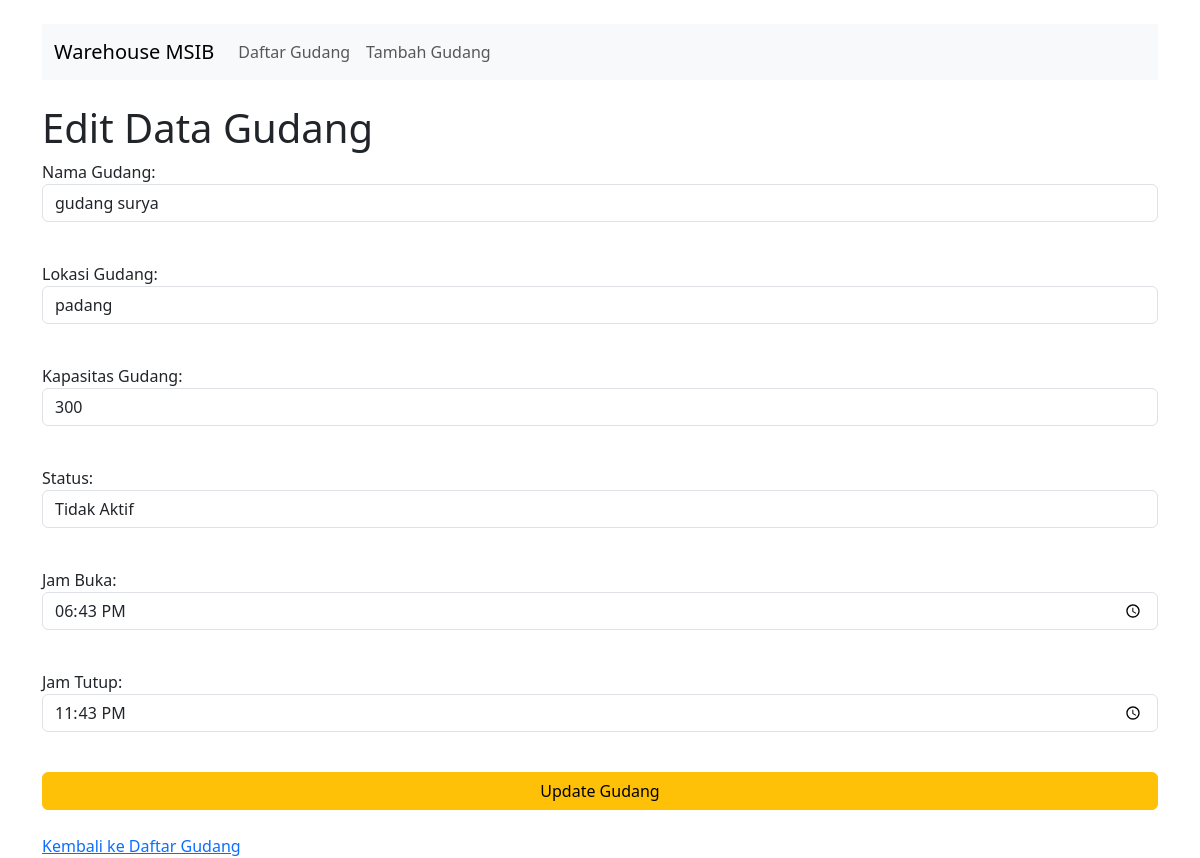
Page /edit.php?id=2 on the committed database.
### tables this page shows
CREATE TABLE `gudang` (
  `id` int(11) NOT NULL,
  `name` varchar(255) NOT NULL,
  `location` varchar(255) NOT NULL,
  `capacity` int(11) NOT NULL,
  `status` enum('aktif','tidak_aktif') NOT NULL DEFAULT 'aktif',
  `opening_hour` time DEFAULT NULL,
  `closing_hour` time DEFAULT NULL
);

### gudang.php (called while the page is built, shortened)
<?php
class Gudang {
    private $conn;
    private $table_name = "gudang";
    public function __construct($db) {
        $this->conn = $db;
    }
    public function show($id) {
        $query = "SELECT id, name, location, capacity, status, opening_hour, closing_hour
                  FROM " . $this->table_name . " WHERE id = :id LIMIT 0,1";
        $stmt = $this->conn->prepare($query);
        $stmt->bindParam(":id", $id);
        $stmt->execute();
        return $stmt;
    }
}
?>

### edit.php (the view, shortened to what this page needs)
<?php
require_once 'Gudang.php';
$database = new Database();
$db = $database->getConnection();
$gudang = new Gudang($db);
$gudang->id = isset($_GET['id']) ? $_GET['id'] : die('Error: ID tidak ditemukan.');
if ($_SERVER['REQUEST_METHOD'] == 'POST') {
    $gudang->name = $_POST['name'];
    $gudang->location = $_POST['location'];
    $gudang->capacity = $_POST['capacity'];
    $gudang->status = $_POST['status'];
    $gudang->opening_hour = $_POST['opening_hour'];
    $gudang->closing_hour = $_POST['closing_hour'];
    if ($gudang->update()) {
        header("Location: index.php");
        exit;
    } else {
        echo "Gagal mengupdate data gudang.";
    }
} else {
    $stmt = $gudang->show($gudang->id);
    $data = $stmt->fetch(PDO::FETCH_ASSOC);
    $gudang->name = $data['name'];
    $gudang->location = $data['location'];
    $gudang->capacity = $data['capacity'];
    $gudang->status = $data['status'];
    $gudang->opening_hour = $data['opening_hour'];
    $gudang->closing_hour = $data['closing_hour'];
}
?>
<h1>Edit Data Gudang</h1>
<form action="edit.php?id=<?php echo $gudang->id; ?>" method="POST">
    <div class="mb-3">
        <label for="name">Nama Gudang:</label>
        <input type="text" class="form-control" name="name" id="name" value="<?php echo $gudang->name; ?>" required><br>
    </div>
    <div class="mb-3">
        <label for="location">Lokasi Gudang:</label>
        <input type="text" class="form-control" name="location" id="location" value="<?php echo $gudang->location; ?>" required><br>
    </div>
    <div class="mb-3">
        <label for="capacity">Kapasitas Gudang:</label>
        <input type="number" class="form-control" name="capacity" id="capacity" value="<?php echo $gudang->capacity; ?>" required><br>
    </div>
    <div class="mb-3">
        <label for="status">Status:</label>
        <select class="form-control" name="status" id="status">
            <option value="tidak_aktif" <?php echo $gudang->status == 'tidak_aktif' ? 'selected' : ''; ?>>Tidak Aktif</option>
        </select><br>
    </div>
    <div class="mb-3">
        <label for="opening_hour">Jam Buka:</label>
        <input type="time" class="form-control" name="opening_hour" id="opening_hour" value="<?php echo $gudang->opening_hour; ?>" required><br>
    </div>
    <div class="mb-3">
        <label for="closing_hour">Jam Tutup:</label>
        <input type="time" class="form-control" name="closing_hour" id="closing_hour" value="<?php echo $gudang->closing_hour; ?>" required><br>
    </div>
    <input type="submit" class="btn btn-warning w-100" value="Update Gudang">
</form>
<br>
<a href="index.php">Kembali ke Daftar Gudang</a>
<?php
include 'layout.php';
?>

### rows in the picture
gudang: name "gudang surya", location "padang", capacity "300", status "Tidak Aktif", opening_hour "18:43:00", closing_hour "23:43:00"
